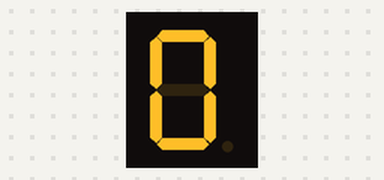
This sketch was run on a simulated Arduino Uno, built with avr-gcc and run on an emulated ATmega328P. Shown: 1-digit seven-segment display. Wiring (inferred from the names in the program): 1-digit 7-segment display, segments lit when HIGH: segments pin 7, pin 8, pin 9, pin 10, pin 11, pin 12, pin 13, pin 6. The segment pins are drawn as the display they are named for.

Above: at 0.1 s.
At 1.1 s:
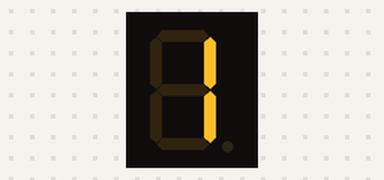
At 2.1 s:
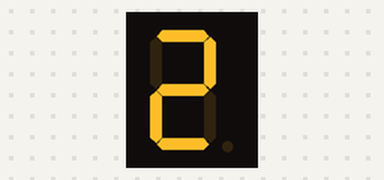
At 3.1 s:
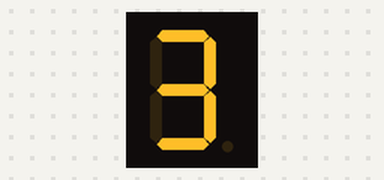
At 5.1 s:
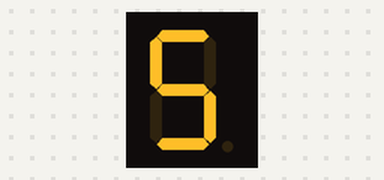
At 7.1 s:
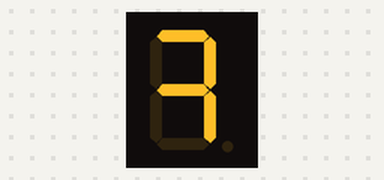

Measured:
- by itself, everything shown: repeats every 10.0 s, in 10 steps
- what the display in image 1 shows lasts 1.0 s, from 1.0 s to 2.0 s

The sketch:

Display7Segmentos.ino
```cpp
/*
  Display de 7 Segmentos:
    Um circuito encapsulado, composto por 7 ou 8 segmentos
    (com o oitavo sendo o ponto e os segmentos sendo um led).

  O display cátodo comum não contém resistor dentro de seu
  circuito, sendo assim necessário um externo. (300 ohms)

  Somente com o display é preciso utilizar 8 portas + GRD
  para poder utilizá-lo e programar o comportamento de cada
  LED de cada segmento por meio de sinais digitais dos pinos.
*/

#define DOT_PIN 6

#define A_PIN 7
#define B_PIN 8
#define C_PIN 9
#define D_PIN 10
#define E_PIN 11
#define F_PIN 12
#define G_PIN 13

void setup() {
  pinMode(DOT_PIN, OUTPUT);

  pinMode(A_PIN, OUTPUT);
  pinMode(B_PIN, OUTPUT);
  pinMode(C_PIN, OUTPUT);
  pinMode(D_PIN, OUTPUT);
  pinMode(E_PIN, OUTPUT);
  pinMode(F_PIN, OUTPUT);
  pinMode(G_PIN, OUTPUT);
}

void loop() {
  // Contador

  // 0
  digitalWrite(A_PIN, HIGH);
  digitalWrite(B_PIN, HIGH);
  digitalWrite(C_PIN, HIGH);
  digitalWrite(D_PIN, HIGH);
  digitalWrite(E_PIN, HIGH);
  digitalWrite(F_PIN, HIGH);
  digitalWrite(G_PIN, LOW);
  delay(1000);

  // 1
  digitalWrite(A_PIN, LOW);
  digitalWrite(B_PIN, HIGH);
  digitalWrite(C_PIN, HIGH);
  digitalWrite(D_PIN, LOW);
  digitalWrite(E_PIN, LOW);
  digitalWrite(F_PIN, LOW);
  digitalWrite(G_PIN, LOW);
  delay(1000);

  // 2
  digitalWrite(A_PIN, HIGH);
  digitalWrite(B_PIN, HIGH);
  digitalWrite(C_PIN, LOW);
  digitalWrite(D_PIN, HIGH);
  digitalWrite(E_PIN, HIGH);
  digitalWrite(F_PIN, LOW);
  digitalWrite(G_PIN, HIGH);
  delay(1000);


  // 3
  digitalWrite(A_PIN, HIGH);
  digitalWrite(B_PIN, HIGH);
  digitalWrite(C_PIN, HIGH);
  digitalWrite(D_PIN, HIGH);
  digitalWrite(E_PIN, LOW);
  digitalWrite(F_PIN, LOW);
  digitalWrite(G_PIN, HIGH);
  delay(1000);


  // 4
  digitalWrite(A_PIN, LOW);
  digitalWrite(B_PIN, HIGH);
  digitalWrite(C_PIN, HIGH);
  digitalWrite(D_PIN, LOW);
  digitalWrite(E_PIN, LOW);
  digitalWrite(F_PIN, HIGH);
  digitalWrite(G_PIN, HIGH);
  delay(1000);

  // 5
  digitalWrite(A_PIN, HIGH);
  digitalWrite(B_PIN, LOW);
  digitalWrite(C_PIN, HIGH);
  digitalWrite(D_PIN, HIGH);
  digitalWrite(E_PIN, LOW);
  digitalWrite(F_PIN, HIGH);
  digitalWrite(G_PIN, HIGH);
  delay(1000);

  // 6
  digitalWrite(A_PIN, HIGH);
  digitalWrite(B_PIN, LOW);
  digitalWrite(C_PIN, HIGH);
  digitalWrite(D_PIN, HIGH);
  digitalWrite(E_PIN, HIGH);
  digitalWrite(F_PIN, HIGH);
  digitalWrite(G_PIN, HIGH);
  delay(1000);

  // 7
  digitalWrite(A_PIN, HIGH);
  digitalWrite(B_PIN, HIGH);
  digitalWrite(C_PIN, HIGH);
  digitalWrite(D_PIN, LOW);
  digitalWrite(E_PIN, LOW);
  digitalWrite(F_PIN, LOW);
  digitalWrite(G_PIN, HIGH);
  delay(1000);

  // 8
  digitalWrite(A_PIN, HIGH);
  digitalWrite(B_PIN, HIGH);
  digitalWrite(C_PIN, HIGH);
  digitalWrite(D_PIN, HIGH);
  digitalWrite(E_PIN, HIGH);
  digitalWrite(F_PIN, HIGH);
  digitalWrite(G_PIN, HIGH);
  delay(1000);

  // 9
  digitalWrite(A_PIN, HIGH);
  digitalWrite(B_PIN, HIGH);
  digitalWrite(C_PIN, HIGH);
  digitalWrite(D_PIN, HIGH);
  digitalWrite(E_PIN, LOW);
  digitalWrite(F_PIN, HIGH);
  digitalWrite(G_PIN, HIGH);
  delay(1000);
}
```
